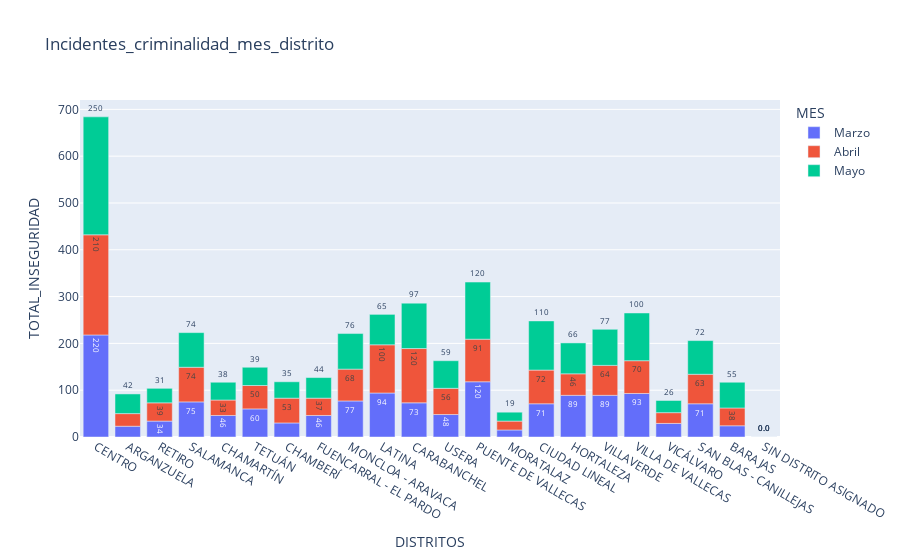

The notebook cell this image was saved under:
### Code cell
fig = px.bar(df, x='DISTRITOS', y='TOTAL_INSEGURIDAD', color='MES',
             title="Incidentes_criminalidad_mes_distrito", text='TOTAL_INSEGURIDAD', )
fig.update_traces(texttemplate='%{text:.2s}', textposition='outside')
fig.update_layout(uniformtext_minsize=8, uniformtext_mode='hide')

fig.show()

### Figure 1 — Plotly figure (JSON) as saved in the notebook; plotly's stock layout.template omitted (floating-point values rounded to 4 significant figures)
{"data": [{"alignmentgroup": "True", "hovertemplate": "MES=Marzo<br>DISTRITOS=%{x}<br>TOTAL_INSEGURIDAD=%{text}<extra></extra>", "legendgroup": "Marzo", "marker": {"color": "#636efa"}, "name": "Marzo", "offsetgroup": "Marzo", "orientation": "v", "showlegend": true, "text": [218, 23, 34, 75, 46, 60, 30, 46, 77, 94, 73, 48, 118, 15, 71, 89, 89, 93, 29, 71, 24, 0], "textposition": "outside", "texttemplate": "%{text:.2s}", "type": "bar", "x": ["CENTRO", "ARGANZUELA", "RETIRO", "SALAMANCA", "CHAMARTÍN", "TETUÁN", "CHAMBERÍ", "FUENCARRAL - EL PARDO", "MONCLOA - ARAVACA", "LATINA", "CARABANCHEL", "USERA", "PUENTE DE VALLECAS", "MORATALAZ", "CIUDAD LINEAL", "HORTALEZA", "VILLAVERDE", "VILLA DE VALLECAS", "VICÁLVARO", "SAN BLAS - CANILLEJAS", "BARAJAS", "SIN DISTRITO ASIGNADO"], "xaxis": "x", "y": [218, 23, 34, 75, 46, 60, 30, 46, 77, 94, 73, 48, 118, 15, 71, 89, 89, 93, 29, 71, 24, 0], "yaxis": "y"}, {"alignmentgroup": "True", "hovertemplate": "MES=Abril<br>DISTRITOS=%{x}<br>TOTAL_INSEGURIDAD=%{text}<extra></extra>", "legendgroup": "Abril", "marker": {"color": "#EF553B"}, "name": "Abril", "offsetgroup": "Abril", "orientation": "v", "showlegend": true, "text": [214, 27, 39, 74, 33, 50, 53, 37, 68, 103, 116, 56, 91, 19, 72, 46, 64, 70, 23, 63, 38, 0], "textposition": "outside", "texttemplate": "%{text:.2s}", "type": "bar", "x": ["CENTRO", "ARGANZUELA", "RETIRO", "SALAMANCA", "CHAMARTÍN", "TETUÁN", "CHAMBERÍ", "FUENCARRAL - EL PARDO", "MONCLOA - ARAVACA", "LATINA", "CARABANCHEL", "USERA", "PUENTE DE VALLECAS", "MORATALAZ", "CIUDAD LINEAL", "HORTALEZA", "VILLAVERDE", "VILLA DE VALLECAS", "VICÁLVARO", "SAN BLAS - CANILLEJAS", "BARAJAS", "SIN DISTRITO ASIGNADO"], "xaxis": "x", "y": [214, 27, 39, 74, 33, 50, 53, 37, 68, 103, 116, 56, 91, 19, 72, 46, 64, 70, 23, 63, 38, 0], "yaxis": "y"}, {"alignmentgroup": "True", "hovertemplate": "MES=Mayo<br>DISTRITOS=%{x}<br>TOTAL_INSEGURIDAD=%{text}<extra></extra>", "legendgroup": "Mayo", "marker": {"color": "#00cc96"}, "name": "Mayo", "offsetgroup": "Mayo", "orientation": "v", "showlegend": true, "text": [252, 42, 31, 74, 38, 39, 35, 44, 76, 65, 97, 59, 122, 19, 105, 66, 77, 102, 26, 72, 55, 0], "textposition": "outside", "texttemplate": "%{text:.2s}", "type": "bar", "x": ["CENTRO", "ARGANZUELA", "RETIRO", "SALAMANCA", "CHAMARTÍN", "TETUÁN", "CHAMBERÍ", "FUENCARRAL - EL PARDO", "MONCLOA - ARAVACA", "LATINA", "CARABANCHEL", "USERA", "PUENTE DE VALLECAS", "MORATALAZ", "CIUDAD LINEAL", "HORTALEZA", "VILLAVERDE", "VILLA DE VALLECAS", "VICÁLVARO", "SAN BLAS - CANILLEJAS", "BARAJAS", "SIN DISTRITO ASIGNADO"], "xaxis": "x", "y": [252, 42, 31, 74, 38, 39, 35, 44, 76, 65, 97, 59, 122, 19, 105, 66, 77, 102, 26, 72, 55, 0], "yaxis": "y"}], "layout": {"barmode": "relative", "legend": {"title": {"text": "MES"}, "tracegroupgap": 0}, "title": {"text": "Incidentes_criminalidad_mes_distrito"}, "uniformtext": {"minsize": 8, "mode": "hide"}, "xaxis": {"anchor": "y", "domain": [0, 1], "title": {"text": "DISTRITOS"}}, "yaxis": {"anchor": "x", "domain": [0, 1], "title": {"text": "TOTAL_INSEGURIDAD"}}}}
